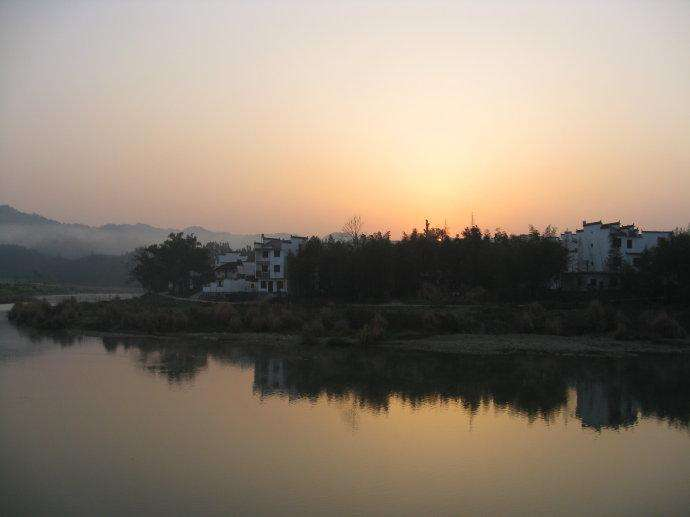
#> input picture image/Lighting_enhancement.jpg, 690 x 517 px
$ python lighting_enhancement.py
#> lines starting #> are read from the running program, lines starting #| are printed output that depends on the picture; after the words box and inside, x2 and y2 are one past the last pixel; in counts of white or black regions, pixels touching at a corner belong together
#> further down, img is the input picture: shape (517, 690, 3); mean B, G, R 113, 127.6, 140.1
# Copyright 2020 chenli Authors. All Rights Reserved.
import cv2
import numpy as np
import math


def mean_white_balance(img):
    """
    第一种简单的求均值白平衡法
    :param img: cv2.imread读取的图片数据
    :return: 返回的白平衡结果图片数据
    """
    # 读取图像
    b, g, r = cv2.split(img)
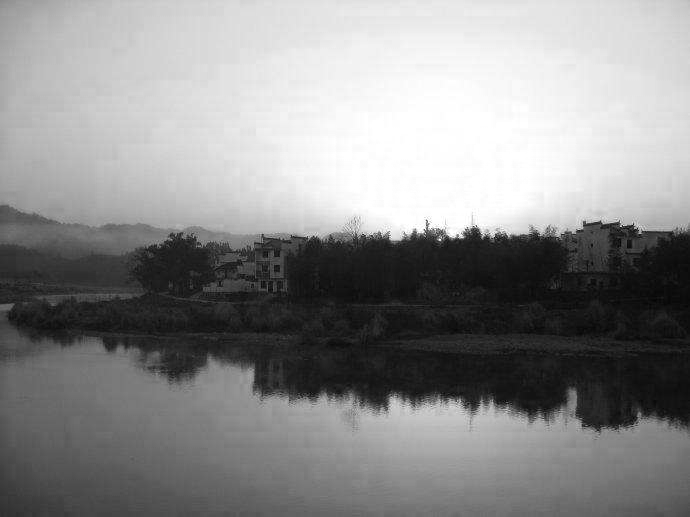
#> r: shape (517, 690); min 0, max 255, mean 140.1
    r_avg = cv2.mean(r)[0]
#> r_avg = 140.1
    g_avg = cv2.mean(g)[0]
#> g_avg = 127.6
    b_avg = cv2.mean(b)[0]
#> b_avg = 113
    # 求各个通道所占增益
    k = (r_avg + g_avg + b_avg) / 3
#> k = 126.9
    kr = k / r_avg
#> kr = 0.906
    kg = k / g_avg
#> kg = 0.994
    kb = k / b_avg
#> kb = 1.12
    r = cv2.addWeighted(src1=r, alpha=kr, src2=0, beta=0, gamma=0)
    g = cv2.addWeighted(src1=g, alpha=kg, src2=0, beta=0, gamma=0)
    b = cv2.addWeighted(src1=b, alpha=kb, src2=0, beta=0, gamma=0)
    balance_img = cv2.merge([b, g, r])
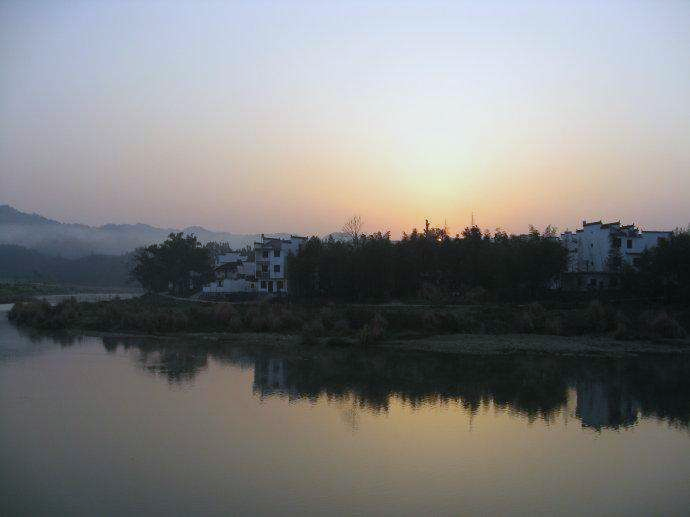
#> balance_img: shape (517, 690, 3); mean B, G, R 126.9, 127, 126.9
    return balance_img

def perfect_reflective_white_balance(img_input):
    """
    完美反射白平衡
    STEP 1：计算每个像素的R\G\B之和
    STEP 2：按R+G+B值的大小计算出其前Ratio%的值作为参考点的的阈值T
    STEP 3：对图像中的每个点，计算其中R+G+B值大于T的所有点的R\G\B分量的累积和的平均值
    STEP 4：对每个点将像素量化到[0,255]之间
    依赖ratio值选取而且对亮度最大区域不是白色的图像效果不佳。
    :param img: cv2.imread读取的图片数据
    :return: 返回的白平衡结果图片数据
    """
    img = img_input.copy()
    b, g, r = cv2.split(img)
    m, n, t = img.shape
#> m = 517; n = 690; t = 3
    sum_ = np.zeros(b.shape)
    # for i in range(m):
    #     for j in range(n):
    #         sum_[i][j] = int(b[i][j]) + int(g[i][j]) + int(r[i][j])
    sum_ = b.astype(np.int32) + g.astype(np.int32) + r.astype(np.int32)

    hists, bins = np.histogram(sum_.flatten(), 766, [0, 766])
#> hists = 766 values, max 3013 at index 67, min 0 at index 0, mean 465.7; bins = 767 values from 0 to 766
    Y = 765
    num, key = 0, 0
    ratio = 0.01
    while Y >= 0:
        num += hists[Y]
        if num > m * n * ratio / 100:
            key = Y
            break
        Y = Y - 1
#> this loop made 56 passes
#> num on passes 1 to 12: 0, 0, 0, 0, 0, 0, 0, 0, 0, 0, 0, 0
#> after the loop, Y = 710; num = 48

    # [8 lines of commented-out code are left out]
    sum_b = b[sum_ >= key].sum()
#> sum_b = 10517
    sum_g = g[sum_ >= key].sum()
#> sum_g = 11340
    sum_r = r[sum_ >= key].sum()
#> sum_r = 12236
    time = (sum_ >= key).sum()
#> time = 48

    avg_b = sum_b / time
#> avg_b = 219.1
    avg_g = sum_g / time
#> avg_g = 236.2
    avg_r = sum_r / time
#> avg_r = 254.9

    maxvalue = float(np.max(img))
#> maxvalue = 255
    # [21 lines of commented-out code are left out]

    b = img[:, :, 0].astype(np.int32) * maxvalue / int(avg_b)
    g = img[:, :, 1].astype(np.int32) * maxvalue / int(avg_g)
    r = img[:, :, 2].astype(np.int32) * maxvalue / int(avg_r)
    b[b > 255] = 255
#> b: shape (517, 690) float64; min 0, max 255, mean 131.5
    b[b < 0] = 0
    g[g > 255] = 255
#> g: shape (517, 690) float64; min 0, max 255, mean 137.9
    g[g < 0] = 0
    r[r > 255] = 255
#> r: shape (517, 690) float64; min 0, max 255, mean 140.6
    r[r < 0] = 0
    img[:, :, 0] = b
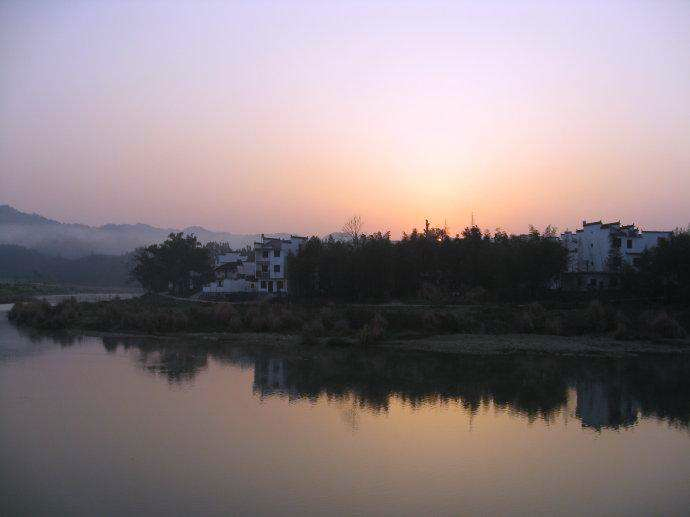
#> img: shape (517, 690, 3); mean B, G, R 131, 127.6, 140.1
    img[:, :, 1] = g
    img[:, :, 2] = r
#> img: shape (517, 690, 3); mean B, G, R 131, 137.4, 140.1

    return img


def gray_world_assumes_white_balance(img):
    """
    灰度世界假设
    :param img: cv2.imread读取的图片数据
    :return: 返回的白平衡结果图片数据
    """
    B, G, R = np.double(img[:, :, 0]), np.double(img[:, :, 1]), np.double(img[:, :, 2])
    B_ave, G_ave, R_ave = np.mean(B), np.mean(G), np.mean(R)
#> B_ave = 113; G_ave = 127.6; R_ave = 140.1
    K = (B_ave + G_ave + R_ave) / 3
#> K = 126.9
    Kb, Kg, Kr = K / B_ave, K / G_ave, K / R_ave
#> Kb = 1.12; Kg = 0.994; Kr = 0.906
    Ba = (B * Kb)
    Ga = (G * Kg)
    Ra = (R * Kr)

    # [5 lines of commented-out code are left out]
    Ba[Ba > 255] = 255
    Ga[Ga > 255] = 255
    Ra[Ra > 255] = 255

    # print(np.mean(Ba), np.mean(Ga), np.mean(Ra))
    dst_img = np.uint8(np.zeros_like(img))
    dst_img[:, :, 0] = Ba
    dst_img[:, :, 1] = Ga
    dst_img[:, :, 2] = Ra
    return dst_img


def color_correction_of_image_analysis(img):
    """
    基于图像分析的偏色检测及颜色校正方法
    :param img: cv2.imread读取的图片数据
    :return: 返回的白平衡结果图片数据
    """

    def detection(img):
        """计算偏色值"""
        img_lab = cv2.cvtColor(img, cv2.COLOR_BGR2LAB)
        l, a, b = cv2.split(img_lab)
        d_a, d_b, M_a, M_b = 0, 0, 0, 0
        for i in range(m):
            for j in range(n):
                d_a = d_a + a[i][j]
                d_b = d_b + b[i][j]
        d_a, d_b = (d_a / (m * n)) - 128, (d_b / (n * m)) - 128
        D = np.sqrt((np.square(d_a) + np.square(d_b)))

        for i in range(m):
            for j in range(n):
                M_a = np.abs(a[i][j] - d_a - 128) + M_a
                M_b = np.abs(b[i][j] - d_b - 128) + M_b

        M_a, M_b = M_a / (m * n), M_b / (m * n)
        M = np.sqrt((np.square(M_a) + np.square(M_b)))
        k = D / M
        # print('偏色值:%f' % k)
        return

    b, g, r = cv2.split(img)
    # print(img.shape)
    m, n = b.shape
#> m = 517; n = 690
    # detection(img)

    I_r_2 = np.zeros(r.shape)
    I_b_2 = np.zeros(b.shape)
    # [23 lines of commented-out code are left out]

    I_r_2 = (r.astype(np.float32) ** 2).astype(np.float32)
    I_b_2 = (b.astype(np.float32) ** 2).astype(np.float32)
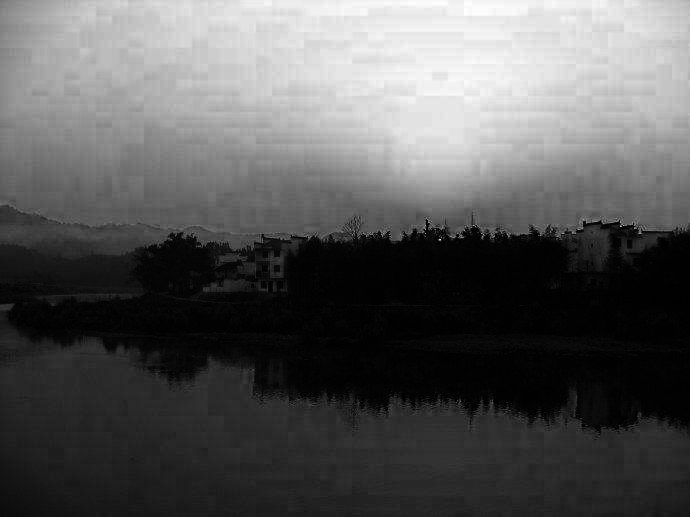
#> I_b_2: shape (517, 690) float32; min 0, max 49284, mean 17234.5; drawn with min black and max white
    sum_I_r_2 = I_r_2.sum()
#> sum_I_r_2 = 9.48e+09
    sum_I_b_2 = I_b_2.sum()
#> sum_I_b_2 = 6.15e+09
    sum_I_g = g.sum()
#> sum_I_g = 45528621
    sum_I_r = r.sum()
#> sum_I_r = 49965308
    sum_I_b = b.sum()
#> sum_I_b = 40293605

    max_I_r = r.max()
#> max_I_r = 255
    max_I_g = g.max()
#> max_I_g = 244
    max_I_b = b.max()
#> max_I_b = 222
    max_I_r_2 = I_r_2.max()
#> max_I_r_2 = 65025
    max_I_b_2 = I_b_2.max()
#> max_I_b_2 = 49284

    [u_b, v_b] = np.matmul(np.linalg.inv([[sum_I_b_2, sum_I_b], [max_I_b_2, max_I_b]]), [sum_I_g, max_I_g])
#> u_b = -0.000444; v_b = 1.2
    [u_r, v_r] = np.matmul(np.linalg.inv([[sum_I_r_2, sum_I_r], [max_I_r_2, max_I_r]]), [sum_I_g, max_I_g])
#> u_r = 0.000699; v_r = 0.779
    # [23 lines of commented-out code are left out]

    b_point = u_b * (b.astype(np.float32) ** 2) + v_b * b.astype(np.float32)
    r_point = u_r * (r.astype(np.float32) ** 2) + v_r * r.astype(np.float32)

    b_point[b_point > 255] = 255
    b_point[b_point < 0] = 0
    b = b_point.astype(np.uint8)

    r_point[r_point > 255] = 255
    r_point[r_point < 0] = 0
    r = r_point.astype(np.uint8)

    return cv2.merge([b, g, r])


def dynamic_threshold_white_balance(img):
    """
    动态阈值算法
    算法分为两个步骤：白点检测和白点调整。
    只是白点检测不是与完美反射算法相同的认为最亮的点为白点，而是通过另外的规则确定
    :param img: cv2.imread读取的图片数据
    :return: 返回的白平衡结果图片数据
    """

    b, g, r = cv2.split(img)
    """
    YUV空间
    """

    def con_num(x):
        if x > 0:
            return 1
        if x < 0:
            return -1
        if x == 0:
            return 0

    yuv_img = cv2.cvtColor(img, cv2.COLOR_BGR2YCrCb)
#> yuv_img: shape (517, 690, 3); mean of channels 0, 1, 2 129.7, 135.4, 118.6
    (y, u, v) = cv2.split(yuv_img)
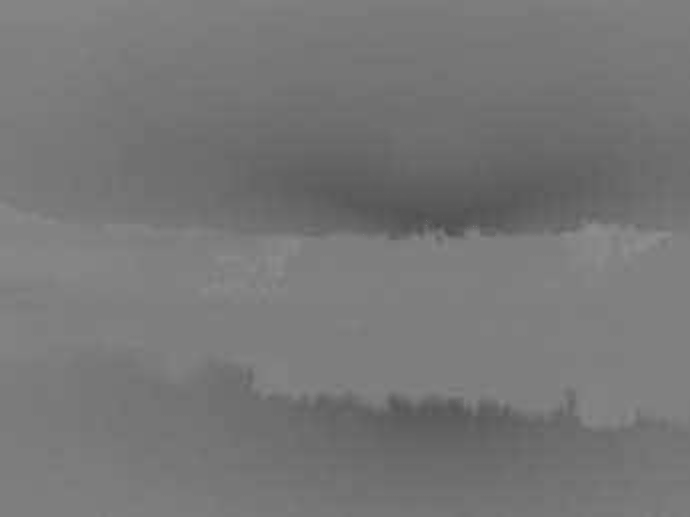
#> v: shape (517, 690); min 76, max 142, mean 118.6
    # y, u, v = cv2.split(img)
    m, n = y.shape
#> m = 517; n = 690
    sum_u, sum_v = 0, 0
    max_y = np.max(y.flatten())
#> max_y = 244
    # [6 lines of commented-out code are left out]

    sum_u = u.sum()
#> sum_u = 48303406
    sum_v = v.sum()
#> sum_v = 42299314

    avl_u = sum_u / (m * n)
#> avl_u = 135.4
    avl_v = sum_v / (m * n)
#> avl_v = 118.6
    du, dv = 0, 0
    # [6 lines of commented-out code are left out]

    du = (np.abs(u - avl_u)).sum()
#> du = 2457931
    dv = (np.abs(v - avl_v)).sum()
#> dv = 2742784.9

    avl_du = du / (m * n)
#> avl_du = 6.89
    avl_dv = dv / (m * n)
#> avl_dv = 7.69
    num_y, yhistogram, ysum = np.zeros(y.shape), np.zeros(256), 0
#> yhistogram = 256 values from 0 to 0; ysum = 0
    radio = 0.5  # 如果该值过大过小，色温向两极端发展

    # [14 lines of commented-out code are left out]

    u_temp = np.abs(u.astype(np.float32) - (avl_u.astype(np.float32) + avl_du * con_num(avl_u))) < radio * avl_du
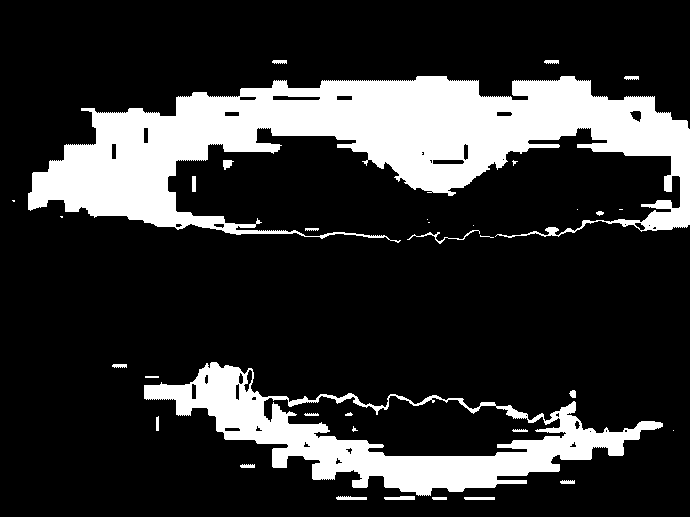
#> u_temp: shape (517, 690) bool; 19.6% white; 34 white regions (11 under 20 px), largest, box (x1, y1, x2, y2) and area: (28, 76, 690, 243) 49461, (144, 362, 663, 496) 19216, (407, 230, 480, 244) 137
    v_temp = np.abs(v.astype(np.float32) - (avl_v.astype(np.float32) + avl_dv * con_num(avl_v))) < radio * avl_dv
#> v_temp: shape (517, 690) bool; 40% white; 21 white regions (10 under 20 px), largest, box (x1, y1, x2, y2) and area: (0, 176, 690, 517) 114819, (0, 0, 690, 128) 26572, (0, 129, 15, 160) 458
    temp = u_temp | v_temp
#> temp: shape (517, 690) bool; 59.6% white; 138 black regions (72 under 20 px), largest, box (x1, y1, x2, y2) and area: (31, 346, 690, 517) 51747, (0, 8, 690, 193) 40324, (168, 128, 680, 244) 35923
    num_y[temp] = y[temp]
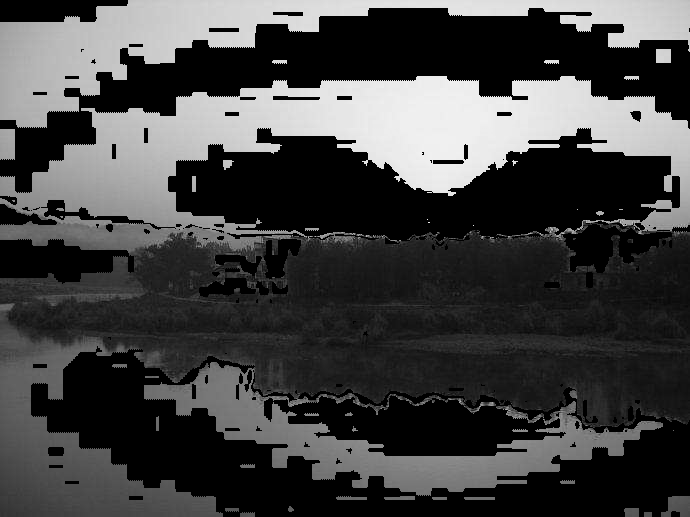
#> num_y: shape (517, 690) float64; min 0, max 240, mean 65.3
    # yhistogram = cv2.calcHist(num_y, 0, u_temp | v_temp, [256], [0, 256])
    # yhistogram[num_y[u_temp | v_temp].flatten().astype(np.int32)] += 1
    for i in range(m):
        for j in range(n):
            if temp[i][j] > 0:
                yhistogram[int(num_y[i][j])] = 1 + yhistogram[int(num_y[i][j])]
#> after the loop, yhistogram = 256 values, max 4686 at index 27, min 0 at index 0, mean 830.9
    ysum = (temp).sum()
#> ysum = 212721

    sum_yhistogram = 0
    # hists2, bins = np.histogram(yhistogram, 256, [0, 256])
    # print(hists2)
    Y = 255
    num, key = 0, 0
    while Y >= 0:
        num += yhistogram[Y]
        if num > 0.1 * ysum:  # 取前10%的亮点为计算值，如果该值过大易过曝光，该值过小调整幅度小
            key = Y
            break
        Y = Y - 1
#> this loop made 31 passes
#> after the loop, Y = 225; num = 21702
    # print(key)
    sum_r, sum_g, sum_b, num_rgb = 0, 0, 0, 0

    # [7 lines of commented-out code are left out]

    num_rgb = (num_y > key).sum()
#> num_rgb = 20901
    sum_r = r[num_y > key].sum()
#> sum_r = 5246140
    sum_g = g[num_y > key].sum()
#> sum_g = 4830594
    sum_b = b[num_y > key].sum()
#> sum_b = 4226916

    if num_rgb == 0:
        return img
    # print("num_rgb", num_rgb)
    avl_r = sum_r / num_rgb
#> avl_r = 251
    avl_g = sum_g / num_rgb
#> avl_g = 231.1
    avl_b = sum_b / num_rgb
#> avl_b = 202.2

    # [26 lines of commented-out code are left out]

    b_point = b.astype(np.float32) * int(max_y) / avl_b
    g_point = g.astype(np.float32) * int(max_y) / avl_g
    r_point = r.astype(np.float32) * int(max_y) / avl_r

    b_point[b_point > 255] = 255
#> b_point: shape (517, 690) float32; min 0, max 255, mean 136.1
    b_point[b_point < 0] = 0
    b = b_point.astype(np.uint8)

    g_point[g_point > 255] = 255
#> g_point: shape (517, 690) float32; min 0, max 255, mean 134.7
    g_point[g_point < 0] = 0
    g = g_point.astype(np.uint8)

    r_point[r_point > 255] = 255
    r_point[r_point < 0] = 0
    r = r_point.astype(np.uint8)

    return cv2.merge([b, g, r])


def gamma_trans(img):
    """
    gamma 校正
    使用自适应gamma校正
    :param img: cv2.imread读取的图片数据
    :return: 返回的gamma校正后的图片数据
    """
    img_gray = cv2.cvtColor(img, cv2.COLOR_BGR2GRAY)
    mean = np.mean(img_gray)
#> mean = 129.7
    gamma = math.log10(0.5) / math.log10(mean / 255)  # 公式计算gamma
#> gamma = 1.03
    gamma_table = [np.power(x / 255.0, gamma) * 255.0 for x in range(256)]  # 建立映射表
#> gamma_table = 256 values from 0 to 255
    gamma_table = np.round(np.array(gamma_table)).astype(np.uint8)  # 颜色值为整数
    return cv2.LUT(img, gamma_table)  # 图片颜色查表。另外可以根据光强（颜色）均匀化原则设计自适应算法。


def contrast_image_correction(img):
    """
    contrast image correction论文的python复现，HDR技术
    :param img: cv2.imread读取的图片数据
    :return: 返回的HDR校正后的图片数据
    """
    img_yuv = cv2.cvtColor(img, cv2.COLOR_BGR2YUV)
    mv = cv2.split(img_yuv)
    img_y = mv[0].copy()

    # temp = img_y
    temp = cv2.bilateralFilter(mv[0], 9, 50, 50)
    # [6 lines of commented-out code are left out]
    exp = np.power(2, (128.0 - (255 - temp).astype(np.float32)) / 128.0)
    temp = (255 * np.power(img_y.flatten() / 255.0, exp.flatten())).astype(np.uint8)
    temp = temp.reshape((img_y.shape))

    dst = img.copy()

    img_y[img_y == 0] = 1
    for k in range(3):
        val = temp / img_y
        val1 = img[:, :, k].astype(np.int32) + img_y.astype(np.int32)
        val2 = (val * val1 + img[:, :, k] - img_y) / 2
        dst[:, :, k] = val2.astype(np.int32)

    # [19 lines of commented-out code are left out]

    return dst


if __name__ == '__main__':
    """
    img : 原图
    img1：均值白平衡法
    img2: 完美反射
    img3: 灰度世界假设
    img4: 基于图像分析的偏色检测及颜色校正方法
    img5: 动态阈值算法
    img6: gamma校正
    img7: HDR校正
    """

    import time

    img = cv2.imread("image/Lighting_enhancement.jpg")
    start_time = time.time()

    # img = cv2.resize(img, (512, 512), cv2.INTER_LINEAR)
    img1 = mean_white_balance(img)
    img2 = perfect_reflective_white_balance(img)
    img3 = gray_world_assumes_white_balance(img)
    img4 = color_correction_of_image_analysis(img)
    img5 = dynamic_threshold_white_balance(img)
    img6 = gamma_trans(img)  # gamma变换
    img7 = contrast_image_correction(img)
    end_time = time.time()
    print("use time=", end_time - start_time)
    # cv2.imshow("image1", img)
    img_stack = np.vstack([img, img1, img2, img3])
    img_stack2 = np.vstack([img4, img5, img6, img7])
    cv2.imshow("image1",img_stack)
    cv2.imshow("image2",img_stack2)
    # cv2.imwrite("result.jpg",img_stack)
    # cv2.imwrite("result2.jpg", img_stack2)
    cv2.waitKey(0)

$ run again, with image/rotate_image.jpg copied over image/Lighting_enhancement.jpg
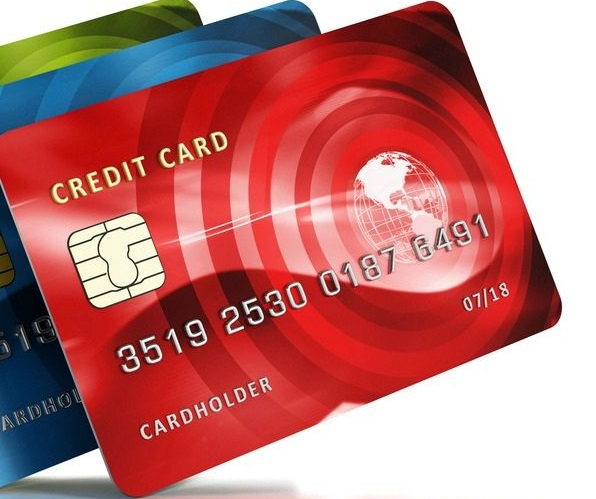
#> input picture image/rotate_image.jpg, 596 x 499 px
#> img is the input picture: shape (499, 596, 3); mean B, G, R 118.1, 119, 190.2
#> r_avg = 190.2
#> g_avg = 119
#> b_avg = 118.1
#> k = 142.4
#> kr = 0.749
#> kg = 1.2
#> kb = 1.21
#> hists = 766 values, max 61845 at index 765, min 0 at index 0, mean 388.3; bins = 767 values from 0 to 766
#> the loop in perfect_reflective_white_balance, `while Y >= 0:` made 1 pass
#> num on pass 1: 61845
#> after the loop in perfect_reflective_white_balance, `while Y >= 0:`: Y = 765; num = 61845
#> in perfect_reflective_white_balance, `sum_b = b[sum_ >= key].sum()`: sum_b = 15770475
#> time = 61845
#> avg_b = 255
#> B_ave = 118.1; G_ave = 119; R_ave = 190.2
#> K = 142.4
#> Kb = 1.21; Kg = 1.2; Kr = 0.749
#> sum_I_r_2 = 1.24e+10
#> sum_I_b_2 = 6.93e+09
#> sum_I_g = 35401313
#> sum_I_r = 56553061
#> sum_I_b = 35137942
#> max_I_r = 255
#> max_I_r_2 = 65025
#> u_b = -0.00013; v_b = 1.03
#> u_r = 0.0103; v_r = -1.62
#> yuv_img: shape (499, 596, 3); mean of channels 0, 1, 2 140.2, 163.6, 115.6
#> max_y = 255
#> sum_u = 48663197
#> sum_v = 34368295
#> avl_u = 163.6
#> avl_v = 115.6
#> du = 11052576.8
#> dv = 4310458.4
#> avl_du = 37.16
#> avl_dv = 14.49
#> in dynamic_threshold_white_balance, `u_temp = np.abs(u.astype(np.float32) - (avl_u.astype(np.float32) + avl..`:
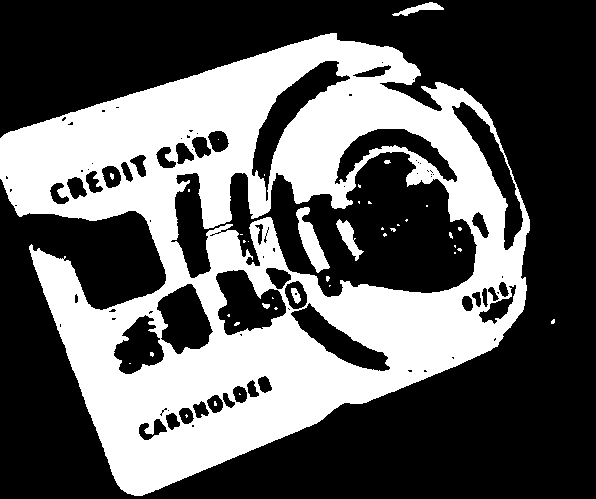
#> u_temp: shape (499, 596) bool; 37.3% white; 40 white regions (32 under 20 px), largest, box (x1, y1, x2, y2) and area: (0, 33, 530, 496) 108790, (296, 207, 330, 273) 901, (336, 219, 364, 261) 429
#> v_temp: shape (499, 596) bool; 30.3% white; 138 white regions (98 under 20 px), largest, box (x1, y1, x2, y2) and area: (147, 0, 596, 499) 71005, (0, 183, 133, 499) 6614, (0, 0, 150, 43) 3298
#> after the loop in dynamic_threshold_white_balance, `for i in range(m):`: yhistogram = 256 values, max 64001 at index 255, min 2 at index 0, mean 785
#> in dynamic_threshold_white_balance, `ysum = (temp).sum()`: ysum = 200958
#> the loop in dynamic_threshold_white_balance, `while Y >= 0:` made 1 pass
#> num on pass 1: 64001
#> after the loop in dynamic_threshold_white_balance, `while Y >= 0:`: Y = 255; num = 64001
#> num_rgb = 0
#> mean = 140.2
#> gamma = 1.16
#> gamma_table = 256 values from 0 to 255
#> img_yuv: shape (499, 596, 3); mean of channels 0, 1, 2 140.2, 117.1, 171.8
#> img_y: shape (499, 596); min 1, max 255, mean 140.2
#> after the loop in contrast_image_correction, `for k in range(3):`:
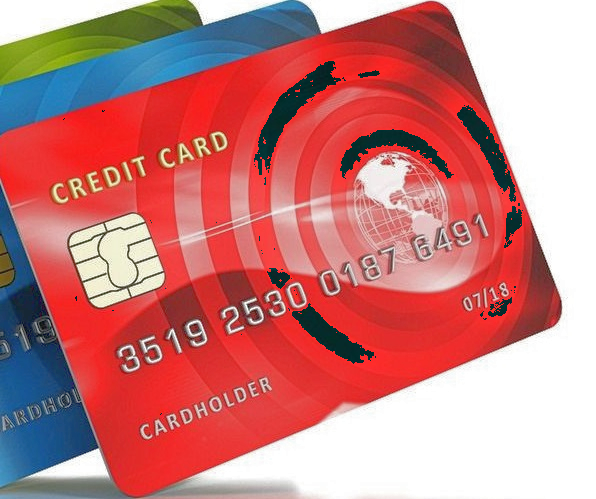
#> dst: shape (499, 596, 3); mean B, G, R 127.1, 127.2, 199.9
